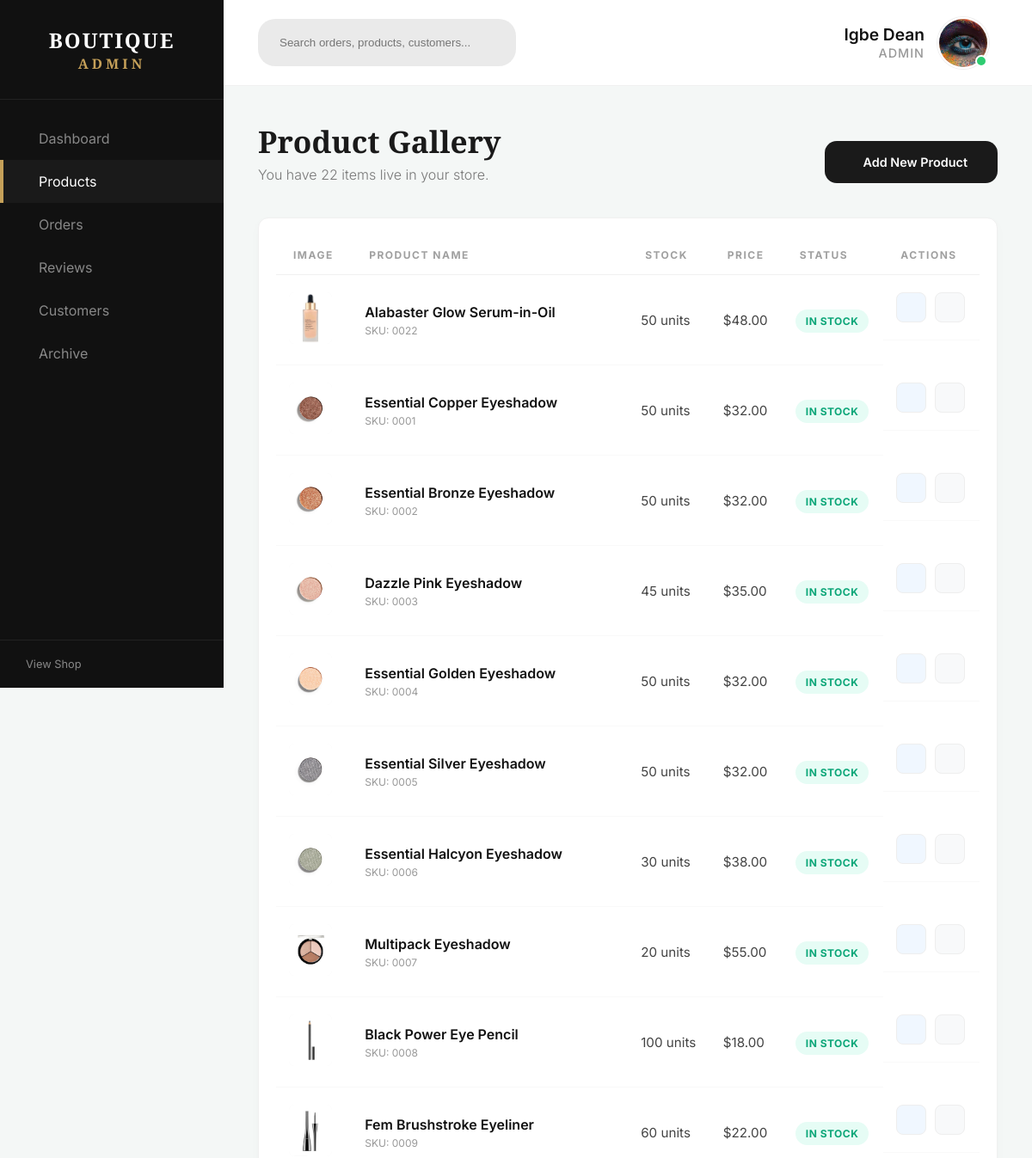
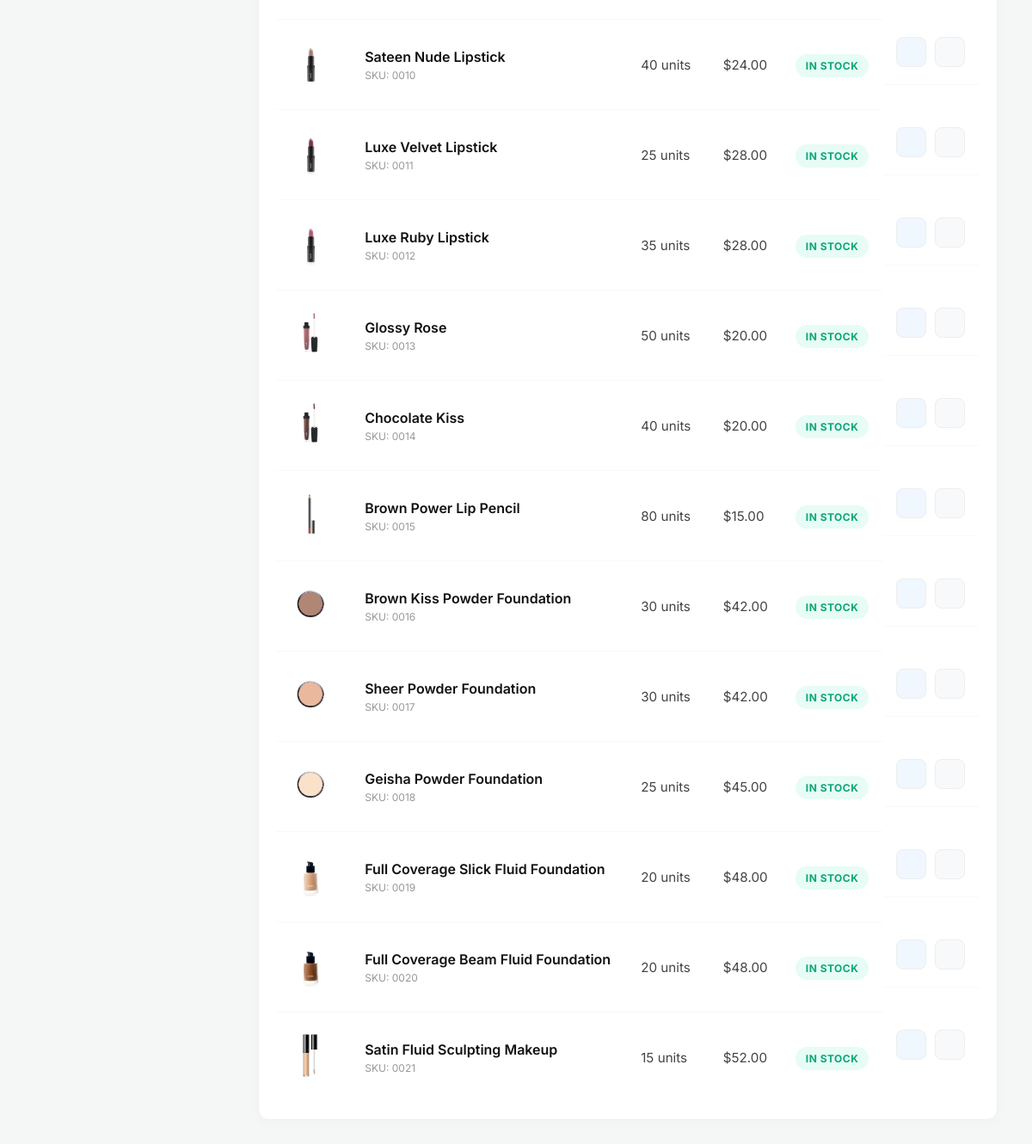
The app's page /admin/products (signed in) with its own data (2 pictures, top to bottom).
### beauty/models.py (models this page shows, shortened)
class User(db.Model, UserMixin):
    id = db.Column(db.Integer, primary_key=True)
    first_name = db.Column(db.String(50), nullable=False) # Not unique
    last_name = db.Column(db.String(50), nullable=False)  # Not unique
    email = db.Column(db.String(120), unique=True, nullable=False) # Unique for login
    image_file = db.Column(db.String(20), nullable=False, default='default.jpg')
    password = db.Column(db.String(60), nullable=False)
    date_joined = db.Column(db.DateTime, nullable=False, default=datetime.utcnow)
    role = db.Column(db.String(20), nullable=False, default='user')
    cart = db.relationship('Cart', backref='owner', uselist=False) # uselist=False makes it a 1-to-1 relationship
    wishlist_items = db.relationship('Wishlist', backref='owner', lazy=True, cascade="all, delete-orphan")
    addresses = db.relationship('Address', backref='owner', lazy=True, cascade="all, delete-orphan")
    reviews = db.relationship('Review', backref='author', lazy=True)
    @property
    def full_name(self):
        return f"{self.last_name} {self.first_name}"

class Product(db.Model):
    id = db.Column(db.Integer, primary_key=True)
    name = db.Column(db.String(100), nullable=False)
    price = db.Column(db.Float, nullable=False)
    description = db.Column(db.String(50), nullable=False, default='Normal')
    category = db.Column(db.String(50), nullable=False)
    image_file = db.Column(db.String(100), nullable=False)
    stock_count = db.Column(db.Integer, nullable=False, default=0)
    full_description = db.Column(db.Text, nullable = True)
    ingredients = db.Column(db.Text, nullable=True)
    benefits = db.Column(db.Text, nullable=True)
    usage = db.Column(db.Text, nullable=True)
    is_active = db.Column(db.Boolean, nullable=False, default=True)
    date_added = db.Column(db.DateTime, nullable=False, default=datetime.utcnow)
    reviews = db.relationship('Review', backref='product_review', lazy=True, cascade="all, delete-orphan")

### beauty/routes/admin/admin_route.py (the view)
@admin.route('/products')
@admin_required
def manage_product():
    all_products = Product.query.order_by(Product.date_added.desc()).all()
    active_products = [p for p in all_products if p.is_active]
    archived_products = [p for p in all_products if not p.is_active]
    return render_template(
        'admin/products.html',
        active_products=active_products,
        archived_count=len(archived_products)
    )

### beauty/models.py (called while the page is built)
@login_manager.user_loader
def load_user(user_id):
    return User.query.get(int(user_id))

### beauty/utils.py (called while the page is built)
def admin_required(f):
    @wraps(f)
    def decorated_function(*args, **kwargs):
        if not current_user.is_authenticated or current_user.role != 'admin':
            abort(403)
        return f(*args, **kwargs)
    return decorated_function

### beauty/templates/admin/products.html (shortened to what this page needs)
{% extends "admin/admin_layout.html" %}
{% block admin_content %}
<div class="admin-action-header">
    <div>
        <h1 class="title-medium">Product Gallery</h1>
        <p class="subtitle">You have {{ active_products|length }} items live in your store.</p>
    </div>
    <a href="{{ url_for('admin.add_product') }}" class="btn-main-admin"> Add New Product</a>
</div>
<div class="product-list-container">
    <table class="admin-table">
        <thead>
            <tr>
                <th>Image</th>
                <th>Product Name</th>
                <th>Stock</th>
                <th>Price</th>
                <th>Status</th>
                <th>Actions</th>
            </tr>
        </thead>
        <tbody>
            {% for product in active_products %}
            <tr>
                <td>
                    <img src="{{ url_for('static', filename='images/product_images/' + product.image_file) }}" class="table-thumb">
                </td>
                <td>
                    <div class="product-info">
                        <span class="p-name">{{ product.name }}</span>
                        <span class="p-sku">SKU: {{ "%.4d" % product.id }}</span>
                    </div>
                </td>
                <td>{{ product.stock_count }} units</td>
                <td>${{ "%.2f" % product.price }}</td>
                <td>
                    {% if product.stock_count > 10 %}
                        <span class="badge badge-success">In Stock</span>
                    {% elif product.stock_count > 0 %}
                        <span class="badge badge-warning">Low Stock</span>
                    {% else %}
                        <span class="badge badge-danger">Sold Out</span>
                    {% endif %}
                </td>
                <td class="table-actions">
                    <a href="{{ url_for('admin.edit_product', product_id = product.id) }}" class="action-btn edit" title="Edit"></a>
                    <button type="button" title="archive" class="action-btn archive" onclick="openArchiveModal('{{ product.id }}', '{{ product.name }}')">
                    </button>
                </td>
            </tr>
            {% endfor %}
        </tbody>
    </table>
</div>
{% endblock %}

### beauty/templates/admin/admin_layout.html (shortened to what this page needs)
<!DOCTYPE html>
<html lang="en">
<head>
    <link rel= "stylesheet" href= "https://maxst.icons8.com/vue-static/landings/line-awesome/line-awesome/1.3.0/css/line-awesome.min.css" >
    <link rel="stylesheet" href="{{ url_for('static', filename='css/admin.css') }}">
</head>
<body>
    <div class="admin-wrapper">
        <aside class="admin-sidebar">
            <div class="sidebar-brand">
                <h2>BOUTIQUE <span>ADMIN</span></h2>
            </div>
            <nav class="sidebar-nav">
                <ul>
                    <li>
                        <a href="{{ url_for('admin.dashboard') }}" class="nav-link {{ 'active' if request.endpoint == 'admin.dashboard' }} ">
                             Dashboard
                        </a>
                    </li>
                    <li>
                        <a href="{{ url_for('admin.manage_product') }}" class="nav-link {{ 'active' if request.endpoint == 'admin.manage_product' }}">
                             Products
                        </a>
                    </li>
                    <li>
                        <a href="#" class="nav-link">
                             Orders
                        </a>
                    </li>
                    <li>
                        <a href="#" class="nav-link">
                             Reviews
                        </a>
                    </li>
                    <li>
                        <a href="#" class="nav-link">
                             Customers
                        </a>
                    </li>
                    <li>
                        <a href="{{ url_for('admin.archived_products') }}" class="nav-link {{ 'active' if request.endpoint == 'admin.archived_products' }}">
                             Archive
                        </a>
                    </li>
                </ul>
            </nav>
            <div class="sidebar-footer">
                <a href="{{ url_for('main.shop') }}">
                     View Shop
                </a>
            </div>
        </aside>
        <div class="admin-content">
            <header class="admin-top-bar">
                <div class="search-wrapper">
                    <input type="search" placeholder="Search orders, products, customers...">
                </div>
                <div class="admin-user-info">
                    <div class="admin-details">
                        <span class="admin-name">{{ current_user.full_name }}</span>
                        <span class="admin-role">{{ current_user.role|capitalize }}</span>
                    </div>
                    <div class="admin-avatar-wrapper">
                        {% if current_user.image_file %}
                            <img src="{{ url_for('static', filename='images/user_profile_pics/' + current_user.image_file) }}" alt="Admin Profile" class="admin-avatar">
                        {% else %}
                            <img src="https://ui-avatars.com/api/?name={{ current_user.full_name }}&background=111&color=fff" alt="Admin" class="admin-avatar">
                        {% endif %}
                    </div>
                </div>
            </header>
            <main class="admin-view">
                {% block admin_content %}{% endblock %}
            </main>
        </div>
    </div>
</body>
</html>

### records on screen
User: full_name "Igbe Dean", role "ADMIN", image_file (picture)
Product: image_file (picture), name "Alabaster Glow Serum-in-Oil", id "0022", stock_count "50", price "48.00", shows "IN STOCK"
Product: image_file (picture), name "Essential Copper Eyeshadow", id "0001", stock_count "50", price "32.00", shows "IN STOCK"
Product: image_file (picture), name "Essential Bronze Eyeshadow", id "0002", stock_count "50", price "32.00", shows "IN STOCK"
Product: image_file (picture), name "Dazzle Pink Eyeshadow", id "0003", stock_count "45", price "35.00", shows "IN STOCK"
Product: image_file (picture), name "Essential Golden Eyeshadow", id "0004", stock_count "50", price "32.00", shows "IN STOCK"
Product: image_file (picture), name "Essential Silver Eyeshadow", id "0005", stock_count "50", price "32.00", shows "IN STOCK"
Product: image_file (picture), name "Essential Halcyon Eyeshadow", id "0006", stock_count "30", price "38.00", shows "IN STOCK"
Product: image_file (picture), name "Multipack Eyeshadow", id "0007", stock_count "20", price "55.00", shows "IN STOCK"
Product: image_file (picture), name "Black Power Eye Pencil", id "0008", stock_count "100", price "18.00", shows "IN STOCK"
Product: image_file (picture), name "Fem Brushstroke Eyeliner", id "0009", stock_count "60", price "22.00", shows "IN STOCK"
Product: image_file (picture), name "Sateen Nude Lipstick", id "0010", stock_count "40", price "24.00", shows "IN STOCK"
Product: image_file (picture), name "Luxe Velvet Lipstick", id "0011", stock_count "25", price "28.00", shows "IN STOCK"
Product: image_file (picture), name "Luxe Ruby Lipstick", id "0012", stock_count "35", price "28.00", shows "IN STOCK"
Product: image_file (picture), name "Glossy Rose", id "0013", stock_count "50", price "20.00", shows "IN STOCK"
Product: image_file (picture), name "Chocolate Kiss", id "0014", stock_count "40", price "20.00", shows "IN STOCK"
Product: image_file (picture), name "Brown Power Lip Pencil", id "0015", stock_count "80", price "15.00", shows "IN STOCK"
Product: image_file (picture), name "Brown Kiss Powder Foundation", id "0016", stock_count "30", price "42.00", shows "IN STOCK"
Product: image_file (picture), name "Sheer Powder Foundation", id "0017", stock_count "30", price "42.00", shows "IN STOCK"
Product: image_file (picture), name "Geisha Powder Foundation", id "0018", stock_count "25", price "45.00", shows "IN STOCK"
Product: image_file (picture), name "Full Coverage Slick Fluid Foundation", id "0019", stock_count "20", price "48.00", shows "IN STOCK"
Product: image_file (picture), name "Full Coverage Beam Fluid Foundation", id "0020", stock_count "20", price "48.00", shows "IN STOCK"
Product: image_file (picture), name "Satin Fluid Sculpting Makeup", id "0021", stock_count "15", price "52.00", shows "IN STOCK"

### other values on screen
{{ active_products|length }} "22"
